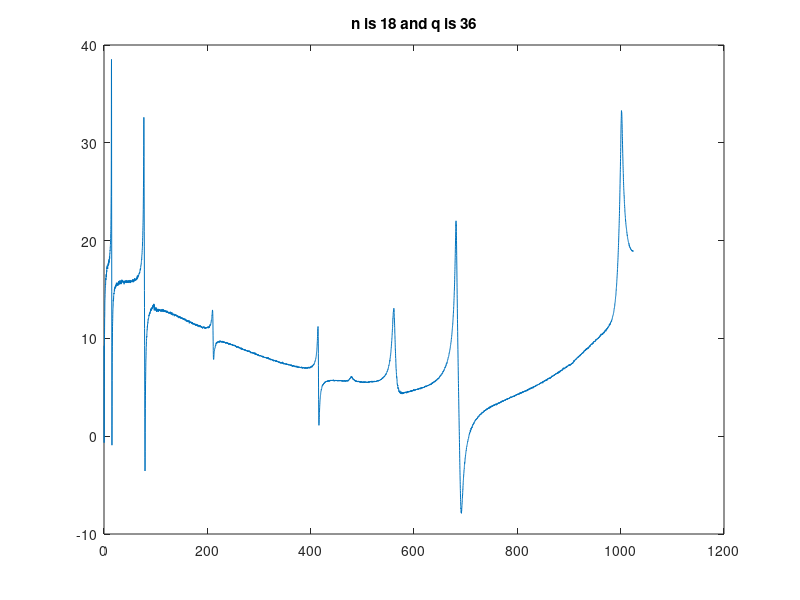

The MATLAB script that drew this image: (Note: this script raises an error after producing the figure.)
clc
clear
close all

% %% Parameters
% m = 1;  % number of input
% p = 1;  % number of output
% 
% %% FFT parameters
% N = 6400; % 50,100,200,400,800,1600,3200,6400
% nFFT = 2.56*N;
% 
% % Baseband
% fmax = 800;  % frequency span (Hz)
% fs = 2.56*fmax; % Nyquist frequency (Hz)
% 
% dt = 1/fs;  % sampling time (sec)
% df = fmax/nFFT;  % sampling frequency (Hz)
% 
% %% Input signal generation with window and overlap
% load('freq_vec.mat')
% load('iddata_act1.mat')
% load('iddata_act2.mat')
% load('iddata_shaker.mat')
% 
% iddata_act1 = iddata_act1';
% iddata_act2 = iddata_act2';
% iddata_shaker = iddata_shaker';
% 
% [M,~] = size(freq_vec); % M-> number of frequency samples
% 
% G = zeros(p,m,M);
% if ((m == 1)&&(p == 1))
%     G(1,1,:) = iddata_act1(1,:);
% elseif ((m == 1)&&(p == 2))
%     G(:,1,:) = iddata_act1(:,:);
% elseif ((m == 2)&&(p == 1))
%     for i = 1:M
%         G(1,1,i) = iddata_act1(1,i);
%         G(1,2,i) = iddata_shaker(1,i);
%     end
% else
%     for i = 1:M
%     G(:,1,i) = iddata_act1(:,i);
%     G(:,2,i) = iddata_act2(:,i);
%     G(:,3,i) = iddata_shaker(:,i);
%     end
% end
% 
% %% Step 1: Discretization; frequency
% ww = (2*pi*freq_vec)';  % frequency vector from Modal analysis (rad/sec)
% ff = ww/(2*pi); % frequency vector from Modal analysis (Hz)
% 
% % transform continuous data to discrete using bilinear tansfrmation (Eq. (72))
% select_w = 1; % chon ferekans payin javabesh bade arc tan dar nazdike sefr javabesh khub nis.
% 
% % Please check
% % T = df*2*pi*0.02; % sort of like sampling period (Page 973)
% T = 5/max(ww);
% 
% wwd = 2*atan(T*ww(select_w:end)/2);
% wwd = wwd';
% Gz = G(:,:,select_w:end);
% Gzs = Gz;
% 
% % Eq. (11): Changing the discrete frequency range from [0 pi] to [0 2*pi]
% for k = 1:M-1
%     Gzs(:,:,M+k) = conj(Gz(:,:,M-k));
% end
% 
% %% Step 2: Construct h_hat in Eq. (12): 2M-point IDFT
% h_hat = zeros(p,m,2*M-1);
% for i = 1:2*M-1
%     h_hat_dum = zeros(p,m);
%     for k = 1:2*M-1
%         h_hat_dum = h_hat_dum + Gzs(:,:,k)*exp(1i*2*pi*i*k/(2*M));
%     end
%     h_hat(:,:,i) = h_hat_dum/(2*M);
%     i
% end
load matlab
%% Step 3 compute G_hat 
% Parameters
n = 18; % identified system order
q = 36;    % Eq. (6)
r = 39;

% Eq. (13) 
if q+r > 2*M
    error('q+r <= 2*M is not satisfied select smaller q and/or r (Eq. (13))')
end

H_hat = zeros(q*p,r*m);
for i = 1:q
    k = i;
    for j = 1:r
        H_hat((i-1)*p+1:i*p,(j-1)*m+1:j*m) = squeeze(h_hat(:,:,k));
        k = k+1;
    end
end

%% Step 4: SVD of H_hat
[U_hat,Sigma_hat,V_hat] = svd(H_hat);

%% Step 5: taking the n largest singular values
% According to equation (14) 
U_hat_s = U_hat(:,1:n);

%% Step 6: detemine A_hat & C_hat 
J1 = [eye((q-1)*p) zeros((q-1)*p,p)];
J2 = [zeros((q-1)*p,p) eye((q-1)*p)];
J3 = [eye(p) zeros(p,p*(q-1))];
A_hat = J1*U_hat_s;
A_hat = ((A_hat'*A_hat)^(-1))*A_hat';

A_hat = A_hat*J2*U_hat_s;
C_hat = J3*U_hat_s;

%% Step 7: detemine B_hat & D_hat  
% According to Eq. (20) solving batch LS problem 
S = [];
II = [];
for i = 1:(M-select_w+1)
    S = [S ; C_hat*inv((exp(1i*wwd(i,1)))*eye(size(A_hat))-A_hat)];
    II = [II ; eye(p)];
end
AA = [S II];
AAA = [];
for i = 1:m
    AAA = blkdiag(AAA,AA);
end

AAAA = [real(AAA);imag(AAA)];

k = 1;
for i = 1:(M-select_w+1)
    for j = 1:m
        BBB((k-1)*p+1:k*p,1) = squeeze(Gzs(:,j,i));
        k = k+1;
    end
end

BBBB = [real(BBB);imag(BBB)];

teta = ((AAAA'*AAAA)^-1)*AAAA'*BBBB;

for i = 1:m
    teta_dum = teta((i-1)*(p+n)+1:i*(p+n),1);
    B_hat(:,i) = teta_dum(1:n,:);
    D_hat(:,i) = teta_dum(n+1:end,:);
end

%% Final Step: estimated transfer function 
G_hat=ss(A_hat,B_hat,C_hat,D_hat,T);
sysc=d2c(G_hat,'tustin');

figure (1)
k = 0;
for i = 1:m
    for j = 1:p
        k = k+1;
        subplot(m,p,k)
        plot(ff(select_w:end),20*log10(abs(squeeze(G(j,i,select_w:end)))));
        title(['n is ',num2str(n),' and q is ',num2str(q)])
        hold on
        [magG,~]=freqresp(sysc(j,i),ff(select_w:end),'Hz');
        plot(ff(select_w:end),20*log10(abs(squeeze(magG))),'r')
        xlim([0 800])
        hold off
    end
end

